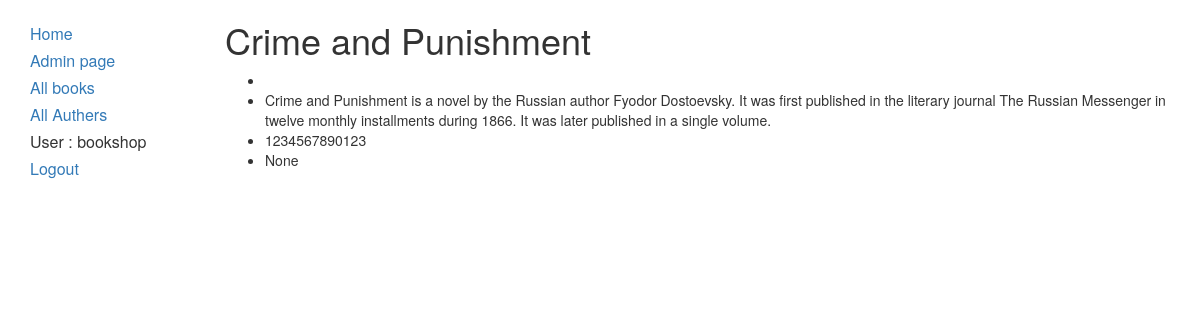
Screenshot of /book/1/ (signed in) with the database file from the repository.
### app/models.py (models this page shows, shortened)
class Book(models.Model):
    title=      models.CharField(max_length=200)
    author=     models.ForeignKey(Author, on_delete=models.CASCADE , null=True)
    summary=    models.TextField(max_length=1000, help_text="Enter a brief description of the book")
    isbn=       models.CharField('ISBN', max_length=13, help_text="13 character <a href=")
    genre=      models.ManyToManyField(Genre,help_text="select a genre for this book")

### app/views.py (the view)
# urls.py: url(r'^(?P<pk>[0-9]+)/$', views.Book_detail, name="book-detail"),
def Book_detail(request , pk):
    context = {
    'book' : models.Book.objects.filter(pk=pk)[0]
    }
    return render(request,'app/book_detail.html' , context)

### app/templates/app/book_detail.html
{% extends "app/layout.html" %}
{% block content %}
<h1>{{book.title}}</h1>
<ul>
    <li>{{ book.auther.first_name }}{{ book.auther.last_name }}</li>
    <li>{{ book.summary }}</li>
    <li>{{ book.isbn }}</li>
    <li>{{ book.genre.name }}</li>
</ul>
{% endblock content %}

### app/templates/app/layout.html (shortened to what this page needs)
<!DOCTYPE html>
<html lang="en">
<head>
  <link rel="stylesheet" href="https://maxcdn.bootstrapcdn.com/bootstrap/3.4.0/css/bootstrap.min.css">
    {% load static %}
    <link rel="stylesheet" href="{% static 'app/css/style.css' %}"
</head>
<body>
<div class="container">
  <div class="row">
    <div class="col-sm-2">
    {% block sidebar %}
        <ul class="sidebar-nav">
            <li><a href="{% url 'app:Index' %}">Home</a></li>
            <li><a href="/admin">Admin page</a></li>
            <li><a href="{% url 'app:book-list' %}">All books</a></li>
            <li><a href="{% url 'app:author' %}">All Authers</a></li>
            {% if user.is_authenticated %}
              <li> User : {{ user.get_username }}
              <li><a href="{% url 'logout' %}?next={{request.path}}">Logout</a></li>
            {% else %}
              <li><a href="{% url 'login' %}?next={{request.path}}">Login</a></li>
            {% endif %}
        </ul>
    {% endblock %}
    </div>
    <div class="col-sm-10">
        {% block content %}
        {% endblock  %}
    </div>
  </div>
</div>
</body>
</html>

### app/static/app/css/style.css (style rules this page uses)
.sidebar-nav { margin-top: 20px; list-style: none; padding-left: 0; line-height: 27px; font-size: 16px; }

### rows the page displays
Book: title "Crime and Punishment", summary "Crime and Punishment is a novel by the Russian author Fyodor Dostoevsky. It was first published in the literary journal The Russian Messenger in twelve monthly installments during 1866. It was later published in a single volume.", isbn "1234567890123", genre.name "None"

### other values shown
{{ user.get_username }} "bookshop"
